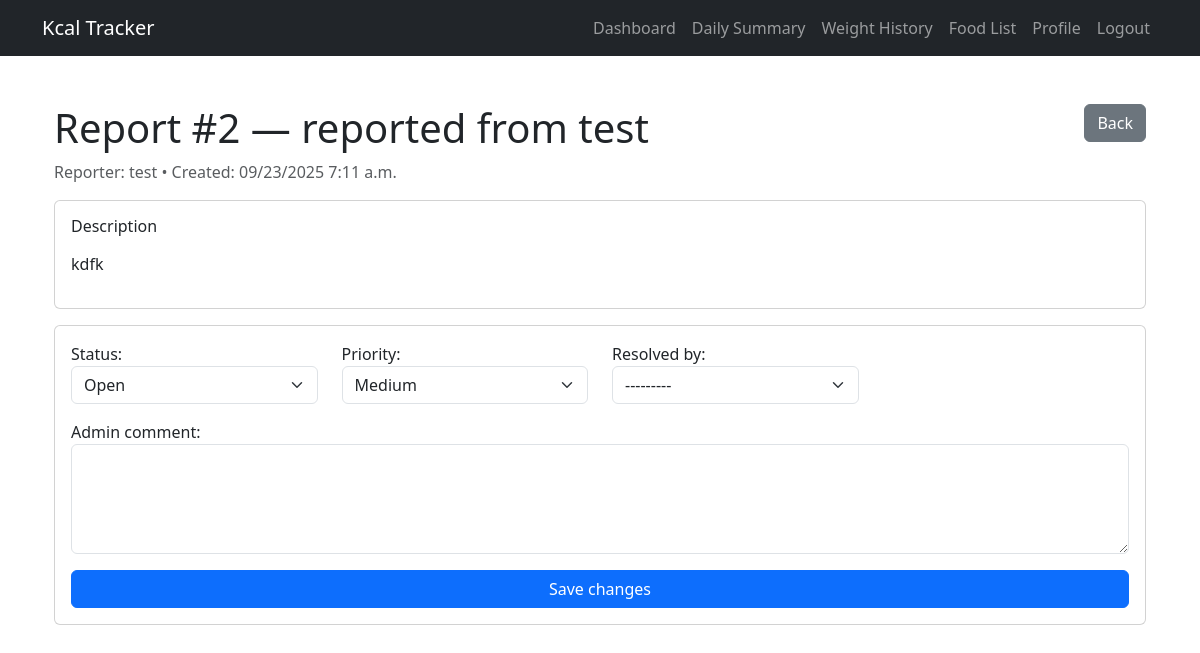
The page /report/admin/reports/2/ (signed in) on the database its author committed.
### report/models.py (models this page shows, shortened)
class Report(models.Model):
    STATUS_OPEN = 'open'
    STATUS_IN_PROGRESS = 'in_progress'
    STATUS_RESOLVED = 'resolved'
    STATUS_CLOSED = 'closed'
    STATUS_CHOICES = [
        (STATUS_OPEN, 'Open'),
        (STATUS_IN_PROGRESS, 'In Progress'),
        (STATUS_RESOLVED, 'Resolved'),
        (STATUS_CLOSED, 'Closed'),
    ]
    PRIORITY_LOW = 'low'
    PRIORITY_MEDIUM = 'medium'
    PRIORITY_HIGH = 'high'
    PRIORITY_CHOICES = [
        (PRIORITY_LOW, 'Low'),
        (PRIORITY_MEDIUM, 'Medium'),
        (PRIORITY_HIGH, 'High'),
    ]
    reporter = models.ForeignKey(User, on_delete=models.CASCADE, related_name='reports')
    subject = models.CharField(max_length=200)
    description = models.TextField()
    created_at = models.DateTimeField(auto_now_add=True)
    updated_at = models.DateTimeField(auto_now=True)
    status = models.CharField(max_length=20, choices=STATUS_CHOICES, default=STATUS_OPEN)
    priority = models.CharField(max_length=10, choices=PRIORITY_CHOICES, default=PRIORITY_MEDIUM)
    attachment = models.FileField(upload_to='report_attachments/', null=True, blank=True)
    admin_comment = models.TextField(blank=True, default='')  # admin can add notes here
    resolved_by = models.ForeignKey(User, null=True, blank=True, on_delete=models.SET_NULL, related_name='resolved_reports')
    class Meta:
        ordering = ['-created_at']

### report/views.py (the view)
# urls.py: path('admin/reports/<int:pk>/', views.admin_report_detail, name='admin_report_detail'),
@user_passes_test(is_superuser)
def admin_report_detail(request, pk):
    report = get_object_or_404(Report, pk=pk)
    if request.method == 'POST':
        form = AdminUpdateForm(request.POST, instance=report)
        if form.is_valid():
            updated = form.save()
            messages.success(request, 'Report updated.')
            return redirect(reverse('admin_report_detail', args=[report.pk]))
    else:
        form = AdminUpdateForm(instance=report)
    return render(request, 'reports/admin_report_detail.html', {'report': report, 'form': form})

### report/forms.py
class AdminUpdateForm(forms.ModelForm):
    class Meta:
        model = Report
        fields = ['status', 'priority', 'admin_comment', 'resolved_by']
        widgets = {
            'status': forms.Select(attrs={'class': 'form-select'}),
            'priority': forms.Select(attrs={'class': 'form-select'}),
            'admin_comment': forms.Textarea(attrs={'class': 'form-control', 'rows': 4}),
            'resolved_by': forms.Select(attrs={'class': 'form-select'}),
        }

### report/views.py (called while the page is built)
def is_superuser(user):
    return user.is_active and user.is_superuser

### report/templates/reports/admin_report_detail.html (shortened to what this page needs)
{% extends "base.html" %}
{% block content %}
<div class="container py-4">
  <div class="d-flex justify-content-between">
    <h1>Report #{{ report.pk }} — {{ report.subject }}</h1>
    <div><a class="btn btn-secondary" href="{% url 'admin_report_list' %}">Back</a></div>
  </div>
  <p class="text-muted">Reporter: {{ report.reporter.username }} • Created: {{ report.created_at|date:"SHORT_DATETIME_FORMAT" }}</p>
  <div class="card mb-3">
    <div class="card-body">
      <h6>Description</h6>
      <p>{{ report.description|linebreaks }}</p>
    </div>
  </div>
  <form method="post" class="card card-body">
    <div class="row">
      <div class="col-md-3 mb-3">{{ form.status.label_tag }} {{ form.status }}</div>
      <div class="col-md-3 mb-3">{{ form.priority.label_tag }} {{ form.priority }}</div>
      <div class="col-md-3 mb-3">{{ form.resolved_by.label_tag }} {{ form.resolved_by }}</div>
    </div>
    <div class="mb-3">
      {{ form.admin_comment.label_tag }}
      {{ form.admin_comment }}
    </div>
    <button type="submit" class="btn btn-primary">Save changes</button>
  </form>
</div>
{% endblock %}

### rows shown on the page
Report: pk "2", subject "reported from test", reporter.username "test", created_at "09/23/2025 7:11 a.m.", description "kdfk", status "Open", priority "Medium", resolved_by "---------"
